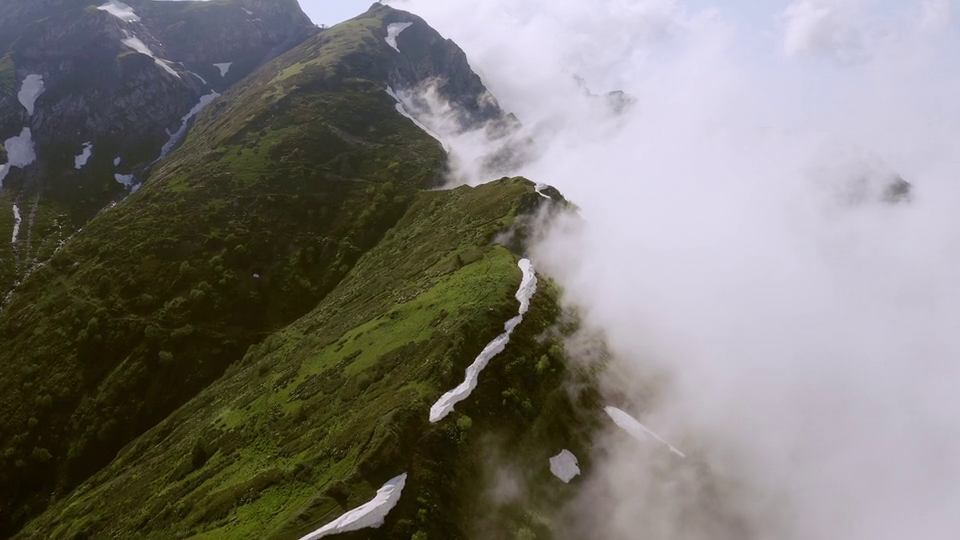
#> input picture frame 33 of lab1/media/sample.mp4, 960 x 540 px
$ python camera_cross.py
#> lines starting #> are read from the running program, lines starting #| are printed output that depends on the picture
import cv2
import numpy as np

cap = cv2.VideoCapture("media/sample.mp4")

while True:
    ok, img = cap.read()
#> img is the input picture: shape (540, 960, 3); mean B, G, R 116.2, 120.3, 123.7
    if not ok:
        break

    h, w = img.shape[:2]
#> h = 540; w = 960
    center_x, center_y = w // 2, h // 2
#> center_x = 480; center_y = 270

    length = 300
    width = 40
    thickness = 2

    color = (int(255*(np.argmax(img[center_x][center_y])==0)), int(255*(np.argmax(img[center_x][center_y])==1)), int(255*(np.argmax(img[center_x][center_y])==2)))
#> color = (0, 0, 255)

    cv2.rectangle(img, (center_x-int(length/2), center_y-int(width/2)), (center_x+int(length/2), center_y+int(width/2)), color, -1)
    cv2.rectangle(img, (center_x-int(width/2), center_y-int(length/2)), (center_x+int(width/2), center_y+int(length/2)), color, -1)
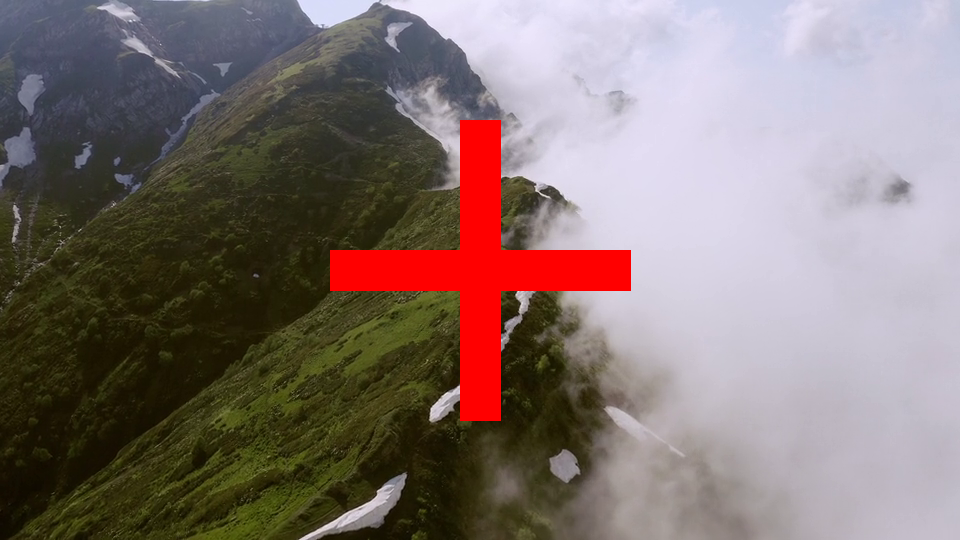
#> img: shape (540, 960, 3); mean B, G, R 112.6, 115.8, 130.3

    cv2.imshow("Camera with cross", img)

    if cv2.waitKey(1) & 0xFF == ord('q'):
#> (key q is pressed here)
        break

cap.release()
cv2.destroyAllWindows()

$ run again, starting later in the video
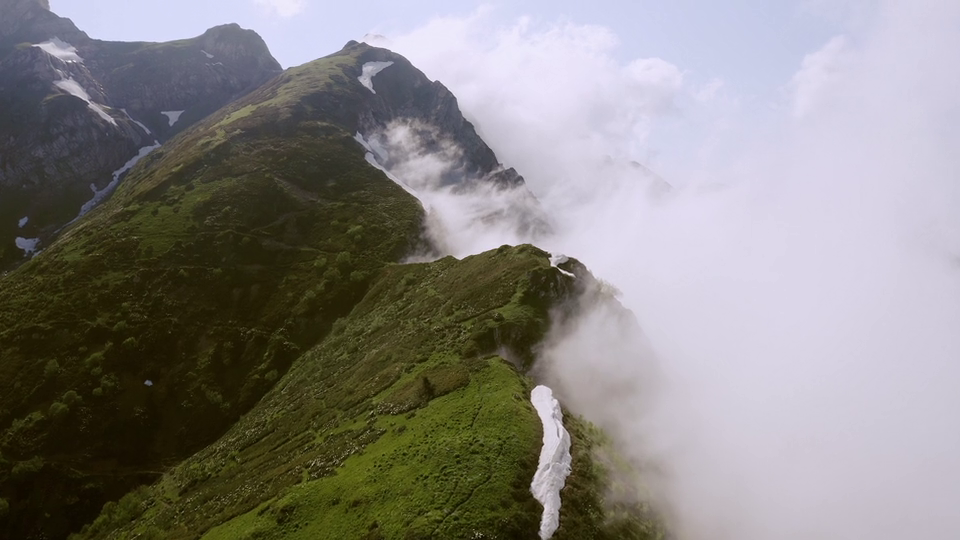
#> input picture frame 152 of lab1/media/sample.mp4, 960 x 540 px
#> img is the input picture: shape (540, 960, 3); mean B, G, R 129.3, 131.5, 134.7
#> color = (0, 0, 255)
#> `cv2.rectangle(img, (center_x-int(width/2), center_y-int(length/2)), (c..`:
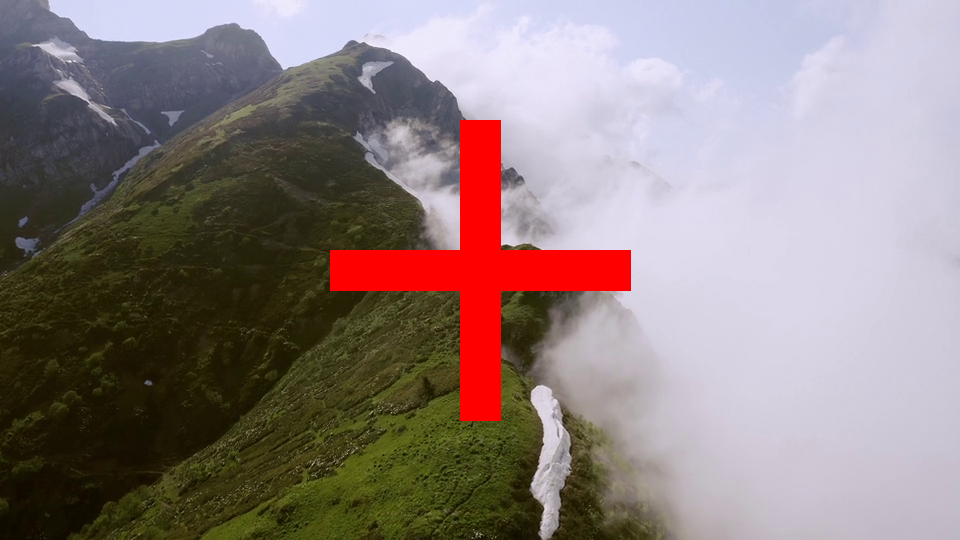
#> img: shape (540, 960, 3); mean B, G, R 125.7, 127.1, 141.4

$ run again, starting later in the video
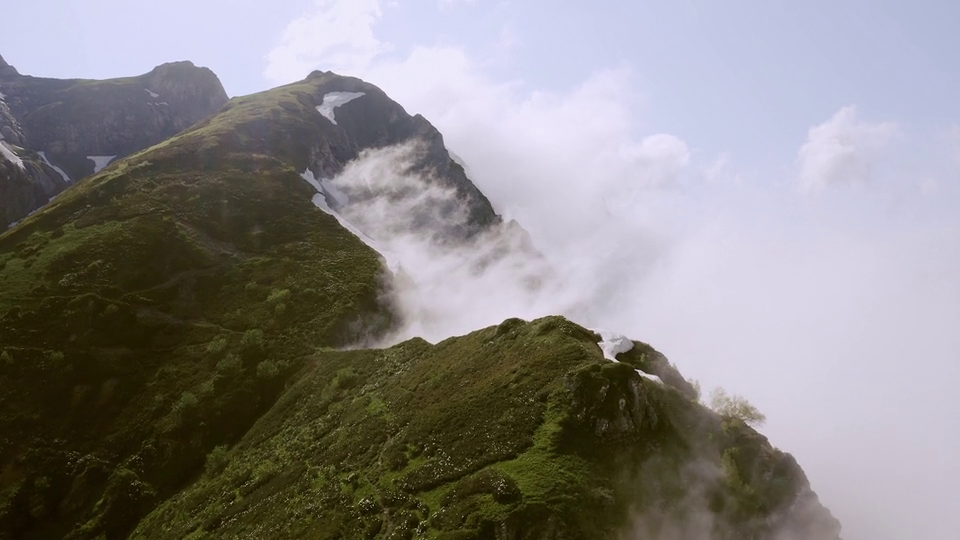
#> input picture frame 271 of lab1/media/sample.mp4, 960 x 540 px
#> img is the input picture: shape (540, 960, 3); mean B, G, R 132.6, 132.7, 136.1
#> color = (0, 0, 255)
#> `cv2.rectangle(img, (center_x-int(width/2), center_y-int(length/2)), (c..`:
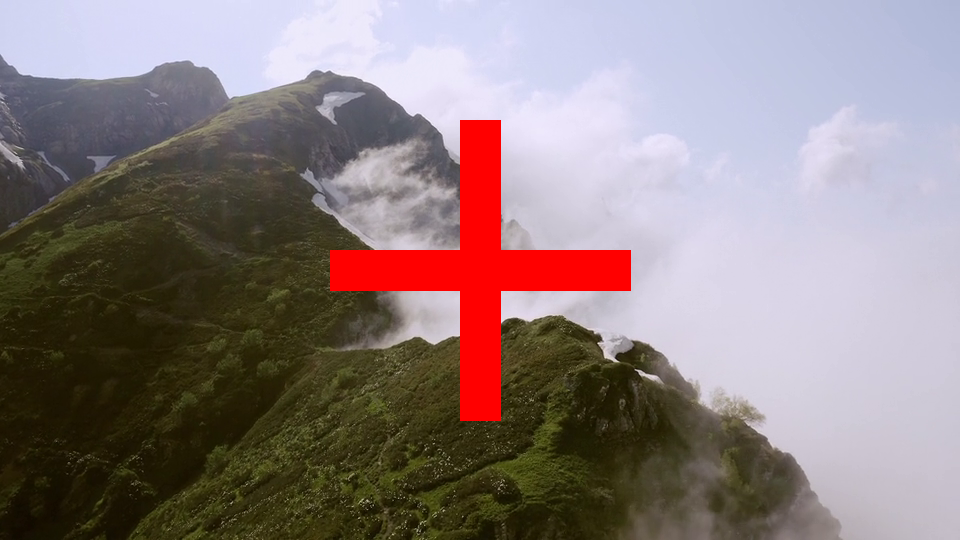
#> img: shape (540, 960, 3); mean B, G, R 125.8, 125.9, 140.3
